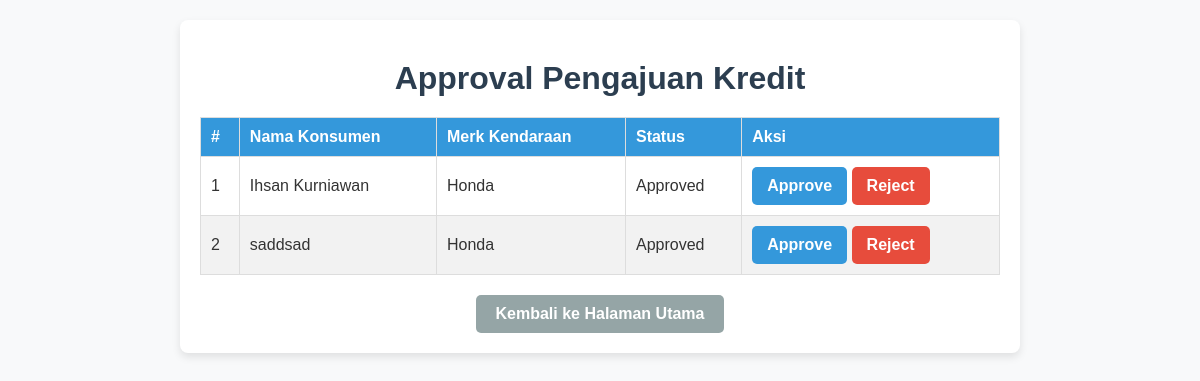
The app's page /approval_pengajuan.php with its own data.
### tables this page shows
CREATE TABLE `pengajuan` (
  `id_pengajuan` int(11) NOT NULL,
  `id_konsumen` int(11) DEFAULT NULL,
  `id_kendaraan` int(11) DEFAULT NULL,
  `down_payment` decimal(15,2) DEFAULT NULL,
  `lama_kredit` int(11) DEFAULT NULL,
  `angsuran` decimal(15,2) DEFAULT NULL,
  `status_pengajuan` enum('Pending','Approved','Rejected') DEFAULT 'Pending'
);

CREATE TABLE `konsumen` (
  `id_konsumen` int(11) NOT NULL,
  `nama` varchar(100) NOT NULL,
  `nik` varchar(16) NOT NULL,
  `tanggal_lahir` date NOT NULL,
  `status_perkawinan` varchar(20) DEFAULT NULL,
  `data_pasangan` varchar(100) DEFAULT NULL
);

CREATE TABLE `kendaraan` (
  `id_kendaraan` int(11) NOT NULL,
  `dealer` varchar(100) DEFAULT NULL,
  `merk_kendaraan` varchar(100) DEFAULT NULL,
  `model_kendaraan` varchar(100) DEFAULT NULL,
  `tipe_kendaraan` varchar(100) DEFAULT NULL,
  `warna` varchar(50) DEFAULT NULL,
  `harga` decimal(15,2) DEFAULT NULL
);

### approval_pengajuan.php (the view, shortened to what this page needs)
<?php include 'db.php';
?>
<!DOCTYPE html>
<html lang="en">
<head>
    <link rel="stylesheet" href="style.css">
</head>
<body>
<div class="container">
    <h1>Approval Pengajuan Kredit</h1>
    <table>
        <thead>
            <tr>
                <th>#</th>
                <th>Nama Konsumen</th>
                <th>Merk Kendaraan</th>
                <th>Status</th>
                <th>Aksi</th>
            </tr>
        </thead>
        <tbody>
            <?php
            $result = $conn->query("SELECT p.id_pengajuan, k.nama, v.merk_kendaraan, p.status_pengajuan
                                    FROM pengajuan p
                                    JOIN konsumen k ON p.id_konsumen = k.id_konsumen
                                    JOIN kendaraan v ON p.id_kendaraan = v.id_kendaraan");
            while ($row = $result->fetch_assoc()) {
                ?>
                <tr>
                    <td><?php echo $row['id_pengajuan']; ?></td>
                    <td><?php echo $row['nama']; ?></td>
                    <td><?php echo $row['merk_kendaraan']; ?></td>
                    <td><?php echo $row['status_pengajuan']; ?></td>
                    <td>
                        <a href="approval_pengajuan.php?id=<?php echo $row['id_pengajuan']; ?>&action=approve"
                           class="btn btn-approve"
                           onclick="return confirm('Apakah Anda yakin ingin menyetujui pengajuan ini?')">Approve</a>
                        <a href="approval_pengajuan.php?id=<?php echo $row['id_pengajuan']; ?>&action=reject"
                           class="btn btn-reject"
                           onclick="return confirm('Apakah Anda yakin ingin menolak pengajuan ini?')">Reject</a>
                    </td>
                </tr>
                <?php
            }
            ?>
        </tbody>
    </table>
    <div style="text-align: center; margin-top: 20px;">
        <a href="index.php" class="btn btn-back">Kembali ke Halaman Utama</a>
    </div>
</div>
</body>
</html>

### style.css (style rules this page uses)
body { font-family: 'Arial', sans-serif; background-color: #f8f9fa; margin: 0; padding: 0; color: #333; }
h1 { text-align: center; color: #2c3e50; margin: 20px 0; }
.container { width: 90%; max-width: 800px; margin: 20px auto; background: #fff; border-radius: 8px; box-shadow: 0 4px 8px rgba(0, 0, 0, 0.1); padding: 20px; }
table { width: 100%; border-collapse: collapse; margin: 20px 0; }
table thead { background-color: #3498db; color: #fff; }
table th, table td { text-align: left; padding: 10px; border: 1px solid #ddd; }
table tr:nth-child(even) { background-color: #f2f2f2; }
table th { font-size: 16px; }
.btn { display: inline-block; text-decoration: none; color: #fff; font-weight: bold; border-radius: 5px; padding: 10px 15px; transition: background-color 0.3s ease; }
.btn-approve { background-color: #3498db; }
.btn-reject { background-color: #e74c3c; }
.btn-back { display: inline-block; padding: 10px 20px; background-color: #95a5a6; color: white; text-decoration: none; border-radius: 5px; font-weight: bold; transition: background-color 0.3s ease; }

### records on screen
pengajuan: id_pengajuan "1", id_konsumen.nama "Ihsan Kurniawan", id_kendaraan.merk_kendaraan "Honda", status_pengajuan "Approved"
pengajuan: id_pengajuan "2", id_konsumen.nama "saddsad", id_kendaraan.merk_kendaraan "Honda", status_pengajuan "Approved"
